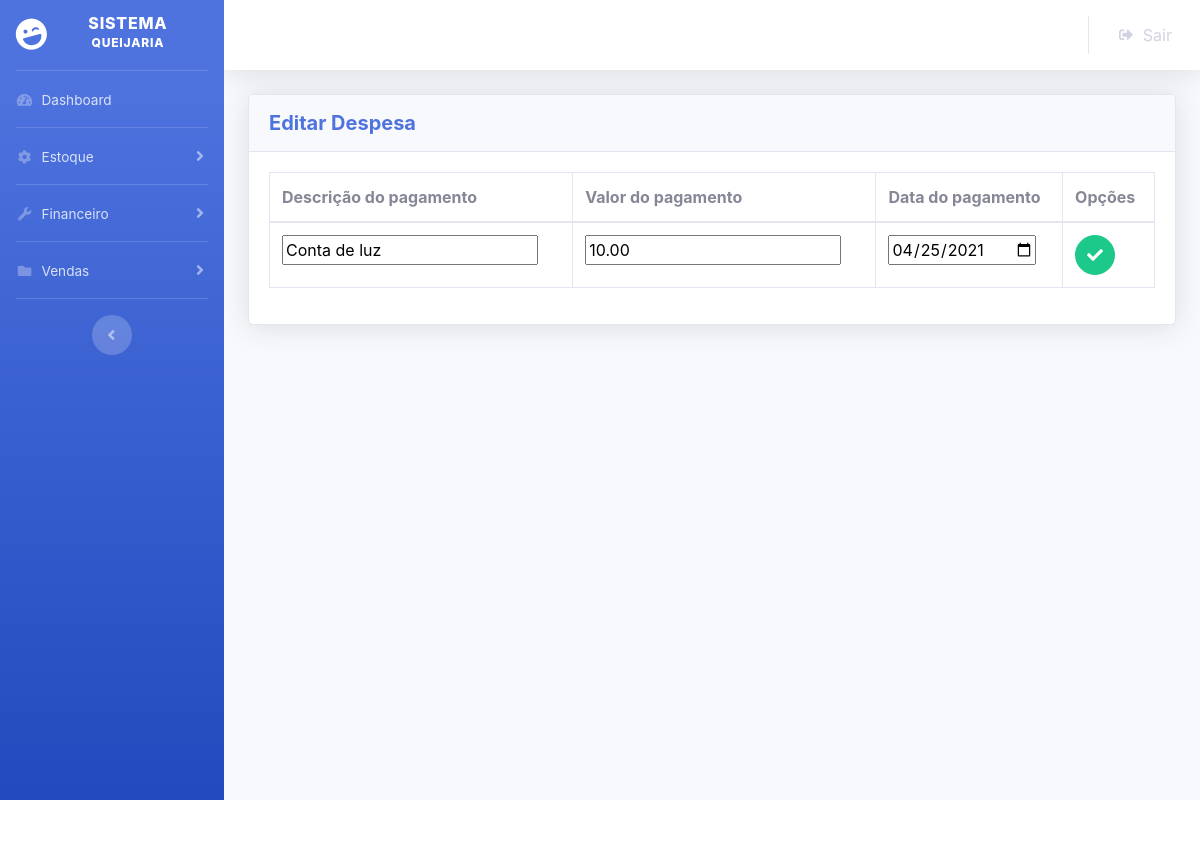
Page /editarconta.php?codigo=1 (signed in) on the committed database.
### tables this page shows
create table tb_contas
(	con_codigo int not null auto_increment primary key,
	con_usu_codigo int references tb_usuarios (usu_codigo),
	con_datavencimento date not null,
    con_datapagamento date not null,
    con_valor decimal(8,2) not null,
    con_descricao varchar(200) not null,
	con_pago  boolean default false 
);

### editarconta.php (the view, shortened to what this page needs)
<?php
include ("config.php");
$codigo = $_GET['codigo'];
$consulta2 = $conexao->query("select *,date_format(con_datapagamento,'%d/%m/%y') as data1
 from tb_contas
where con_codigo = $codigo");
$resultado2 = $consulta2->fetch_assoc();
?>
<?php include("ca.php");?>
<html>
<div class="container-fluid">
<div class="card shadow mb-4">
                        <div class="card-header py-3">
                            <h5 class="m-0 font-weight-bold text-primary"> Editar Despesa</h5>
                        </div>
                        <div class="card-body">
								<div class="row"><div class="col-sm-12"><table class="table table-bordered dataTable" id="dataTable" width="100%" cellspacing="0" role="grid" aria-describedby="dataTable_info" style="width: 100%;">
					<form action="?codigo=<?php echo $codigo; ?>" method="post">
								 <thead>
                                        <tr role="row"><th class="gggg" tabindex="0" aria-controls="dataTable" rowspan="1" colspan="1" aria-sort="ascending" aria-label="Name: activate to sort column descending" style="width: 54.8889px;">Descrição do pagamento</th>
										<th class="sorting" tabindex="0" aria-controls="dataTable" rowspan="1" colspan="1" aria-label="Position: activate to sort column ascending" style="width: 62.8889px;"> Valor do pagamento</th>
										<th class="sorting" tabindex="0" aria-controls="dataTable" rowspan="1" colspan="1" aria-label="Age: activate to sort column ascending" style="width: 29.8889px;">Data do pagamento</th>
										<th class="sorting" tabindex="0" aria-controls="dataTable" rowspan="1" colspan="1" aria-label="Start date: activate to sort column ascending" style="width: 63.8889px;">Opções</th>
									</thead>
                                    <tbody>
                                    <tr role="row" class="odd">
                                        <td><input type="text" name="novadescricao" value="<?php echo $resultado2['con_descricao'] ?>"></td>
										<td><input type="float" name="novaconta" value="<?php echo $resultado2['con_valor'] ?>"></td>
										<td><input type="date" name="data1" value="<?php echo $resultado2['con_datapagamento'] ?>"></td>
										<td><button input type="submit"class="btn btn-success btn-circle"> <i class="fas fa-check"></i>
										</a> </button></td>
                                    </tr>
                                          </tbody>
					</form>
                                </table></div></div>
                            </div>
                            </div>
                            </div>
</html>
<?php include("ro.php");?>

### rows in the picture
tb_contas: novadescricao "Conta de luz", novaconta "10.00", data1 "04/25/2021"
